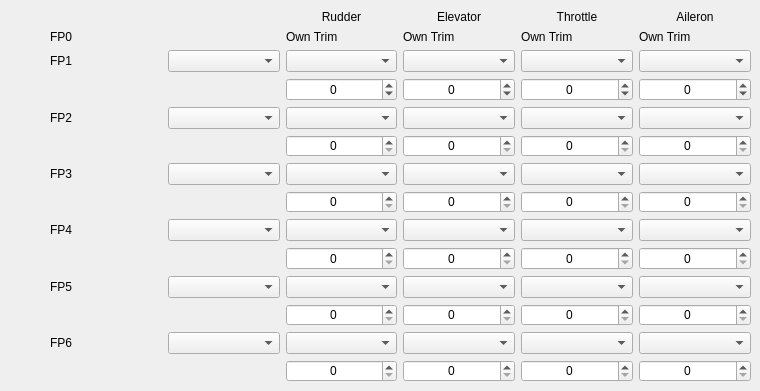
     <widget class="QWidget" name="tab_3">
      <attribute name="title">
       <string>Phases</string>
      </attribute>
      <widget class="QWidget" name="gridLayoutWidget">
       <property name="geometry">
        <rect>
         <x>50</x>
         <y>10</y>
         <width>701</width>
         <height>372</height>
        </rect>
       </property>
       <layout class="QGridLayout" name="gridLayout_30">
        <item row="1" column="0">
         <widget class="QLabel" name="label_147">
          <property name="text">
           <string>FP0</string>
          </property>
         </widget>
        </item>
        <item row="2" column="0">
         <widget class="QLabel" name="label_146">
          <property name="text">
           <string>FP1</string>
          </property>
         </widget>
        </item>
        <item row="4" column="0">
         <widget class="QLabel" name="label_148">
          <property name="text">
           <string>FP2</string>
          </property>
         </widget>
        </item>
        <item row="6" column="0">
         <widget class="QLabel" name="label_149">
          <property name="text">
           <string>FP3</string>
          </property>
         </widget>
        </item>
        <item row="8" column="0">
         <widget class="QLabel" name="label_150">
          <property name="text">
           <string>FP4</string>
          </property>
         </widget>
        </item>
        <item row="10" column="0">
         <widget class="QLabel" name="label_151">
          <property name="text">
           <string>FP5</string>
          </property>
         </widget>
        </item>
        <item row="12" column="0">
         <widget class="QLabel" name="label_152">
          <property name="text">
           <string>FP6</string>
          </property>
         </widget>
        </item>
        <item row="8" column="1">
         <widget class="QComboBox" name="FP4_sw"/>
        </item>
        <item row="6" column="1">
         <widget class="QComboBox" name="FP3_sw"/>
        </item>
        <item row="4" column="1">
         <widget class="QComboBox" name="FP2_sw"/>
        </item>
        <item row="2" column="1">
         <widget class="QComboBox" name="FP1_sw"/>
        </item>
        <item row="10" column="1">
         <widget class="QComboBox" name="FP5_sw"/>
        </item>
        <item row="12" column="1">
         <widget class="QComboBox" name="FP6_sw"/>
        </item>
        <item row="0" column="3">
         <widget class="QLabel" name="label_M1">
          <property name="text">
           <string>Rudder</string>
          </property>
          <property name="alignment">
           <set>Qt::AlignCenter</set>
          </property>
         </widget>
        </item>
        <item row="0" column="4">
         <widget class="QLabel" name="label_M2">
          <property name="text">
           <string>Elevator</string>
          </property>
          <property name="alignment">
           <set>Qt::AlignCenter</set>
          </property>
         </widget>
        </item>
        <item row="0" column="5">
         <widget class="QLabel" name="label_M3">
          <property name="text">
           <string>Throttle</string>
          </property>
          <property name="alignment">
           <set>Qt::AlignCenter</set>
          </property>
         </widget>
        </item>
        <item row="0" column="6">
         <widget class="QLabel" name="label_M4">
          <property name="text">
           <string>Aileron</string>
          </property>
          <property name="alignment">
           <set>Qt::AlignCenter</set>
          </property>
         </widget>
        </item>
        <item row="1" column="3">
         <widget class="QLabel" name="label_157">
          <property name="text">
           <string>Own Trim</string>
          </property>
         </widget>
        </item>
        <item row="1" column="4">
         <widget class="QLabel" name="label_158">
          <property name="text">
           <string>Own Trim</string>
          </property>
         </widget>
        </item>
        <item row="1" column="5">
         <widget class="QLabel" name="label_159">
          <property name="text">
           <string>Own Trim</string>
          </property>
         </widget>
        </item>
        <item row="1" column="6">
         <widget class="QLabel" name="label_160">
          <property name="text">
           <string>Own Trim</string>
          </property>
         </widget>
        </item>
        <item row="2" column="3">
         <widget class="QComboBox" name="FP1_RudCB"/>
        </item>
        <item row="2" column="4">
         <widget class="QComboBox" name="FP1_EleCB"/>
        </item>
        <item row="2" column="5">
         <widget class="QComboBox" name="FP1_ThrCB"/>
        </item>
        <item row="2" column="6">
         <widget class="QComboBox" name="FP1_AilCB"/>
        </item>
        <item row="4" column="3">
         <widget class="QComboBox" name="FP2_RudCB"/>
        </item>
        <item row="4" column="4">
         <widget class="QComboBox" name="FP2_EleCB"/>
        </item>
        <item row="4" column="5">
         <widget class="QComboBox" name="FP2_ThrCB"/>
        </item>
        <item row="4" column="6">
         <widget class="QComboBox" name="FP2_AilCB"/>
        </item>
        <item row="6" column="3">
         <widget class="QComboBox" name="FP3_RudCB"/>
        </item>
        <item row="6" column="4">
         <widget class="QComboBox" name="FP3_EleCB"/>
        </item>
        <item row="6" column="5">
         <widget class="QComboBox" name="FP3_ThrCB"/>
        </item>
        <item row="6" column="6">
         <widget class="QComboBox" name="FP3_AilCB"/>
        </item>
        <item row="8" column="3">
         <widget class="QComboBox" name="FP4_RudCB"/>
        </item>
        <item row="8" column="4">
         <widget class="QComboBox" name="FP4_EleCB"/>
        </item>
        <item row="8" column="5">
         <widget class="QComboBox" name="FP4_ThrCB"/>
        </item>
        <item row="8" column="6">
         <widget class="QComboBox" name="FP4_AilCB"/>
        </item>
        <item row="10" column="3">
         <widget class="QComboBox" name="FP5_RudCB"/>
        </item>
        <item row="10" column="4">
         <widget class="QComboBox" name="FP5_EleCB"/>
        </item>
        <item row="10" column="5">
         <widget class="QComboBox" name="FP5_ThrCB"/>
        </item>
        <item row="10" column="6">
         <widget class="QComboBox" name="FP5_AilCB"/>
        </item>
        <item row="12" column="3">
         <widget class="QComboBox" name="FP6_RudCB"/>
        </item>
        <item row="12" column="4">
         <widget class="QComboBox" name="FP6_EleCB"/>
        </item>
        <item row="12" column="5">
         <widget class="QComboBox" name="FP6_ThrCB"/>
        </item>
        <item row="12" column="6">
         <widget class="QComboBox" name="FP6_AilCB"/>
        </item>
        <item row="3" column="4">
         <widget class="QSpinBox" name="FP1eleTrimSB">
          <property name="alignment">
           <set>Qt::AlignCenter</set>
          </property>
          <property name="accelerated">
           <bool>true</bool>
          </property>
          <property name="minimum">
           <number>-125</number>
          </property>
          <property name="maximum">
           <number>510</number>
          </property>
         </widget>
        </item>
        <item row="3" column="3">
         <widget class="QSpinBox" name="FP1rudTrimSB">
          <property name="alignment">
           <set>Qt::AlignCenter</set>
          </property>
          <property name="accelerated">
           <bool>true</bool>
          </property>
          <property name="minimum">
           <number>-125</number>
          </property>
          <property name="maximum">
           <number>510</number>
          </property>
         </widget>
        </item>
        <item row="3" column="5">
         <widget class="QSpinBox" name="FP1thrTrimSB">
          <property name="alignment">
           <set>Qt::AlignCenter</set>
          </property>
          <property name="accelerated">
           <bool>true</bool>
          </property>
          <property name="minimum">
           <number>-1024</number>
          </property>
          <property name="maximum">
           <number>510</number>
          </property>
         </widget>
        </item>
        <item row="3" column="6">
         <widget class="QSpinBox" name="FP1ailTrimSB">
          <property name="alignment">
           <set>Qt::AlignCenter</set>
          </property>
          <property name="accelerated">
           <bool>true</bool>
          </property>
          <property name="minimum">
           <number>-1024</number>
          </property>
          <property name="maximum">
           <number>510</number>
          </property>
         </widget>
        </item>
        <item row="5" column="3">
         <widget class="QSpinBox" name="FP2rudTrimSB">
          <property name="alignment">
           <set>Qt::AlignCenter</set>
          </property>
          <property name="accelerated">
           <bool>true</bool>
          </property>
          <property name="minimum">
           <number>0</number>
          </property>
          <property name="maximum">
           <number>510</number>
          </property>
         </widget>
        </item>
        <item row="5" column="4">
         <widget class="QSpinBox" name="FP2eleTrimSB">
          <property name="alignment">
           <set>Qt::AlignCenter</set>
          </property>
          <property name="accelerated">
           <bool>true</bool>
          </property>
          <property name="minimum">
           <number>0</number>
          </property>
          <property name="maximum">
           <number>510</number>
          </property>
         </widget>
        </item>
        <item row="5" column="5">
         <widget class="QSpinBox" name="FP2thrTrimSB">
          <property name="alignment">
           <set>Qt::AlignCenter</set>
          </property>
          <property name="accelerated">
           <bool>true</bool>
          </property>
          <property name="minimum">
           <number>0</number>
          </property>
          <property name="maximum">
           <number>510</number>
          </property>
         </widget>
        </item>
        <item row="5" column="6">
         <widget class="QSpinBox" name="FP2ailTrimSB">
          <property name="alignment">
           <set>Qt::AlignCenter</set>
          </property>
          <property name="accelerated">
           <bool>true</bool>
          </property>
          <property name="minimum">
           <number>0</number>
          </property>
          <property name="maximum">
           <number>510</number>
          </property>
         </widget>
        </item>
        <item row="7" column="3">
         <widget class="QSpinBox" name="FP3rudTrimSB">
          <property name="alignment">
           <set>Qt::AlignCenter</set>
          </property>
          <property name="accelerated">
           <bool>true</bool>
          </property>
          <property name="minimum">
           <number>0</number>
          </property>
          <property name="maximum">
           <number>510</number>
          </property>
         </widget>
        </item>
        <item row="7" column="4">
         <widget class="QSpinBox" name="FP3eleTrimSB">
          <property name="alignment">
           <set>Qt::AlignCenter</set>
          </property>
          <property name="accelerated">
           <bool>true</bool>
          </property>
          <property name="minimum">
           <number>0</number>
          </property>
          <property name="maximum">
           <number>510</number>
          </property>
         </widget>
        </item>
        <item row="7" column="5">
         <widget class="QSpinBox" name="FP3thrTrimSB">
          <property name="alignment">
           <set>Qt::AlignCenter</set>
          </property>
          <property name="accelerated">
           <bool>true</bool>
          </property>
          <property name="minimum">
           <number>0</number>
          </property>
          <property name="maximum">
           <number>510</number>
          </property>
         </widget>
        </item>
        <item row="7" column="6">
         <widget class="QSpinBox" name="FP3ailTrimSB">
          <property name="alignment">
           <set>Qt::AlignCenter</set>
          </property>
          <property name="accelerated">
           <bool>true</bool>
          </property>
          <property name="minimum">
           <number>0</number>
          </property>
          <property name="maximum">
           <number>510</number>
          </property>
         </widget>
        </item>
        <item row="9" column="3">
         <widget class="QSpinBox" name="FP4rudTrimSB">
          <property name="alignment">
           <set>Qt::AlignCenter</set>
          </property>
          <property name="accelerated">
           <bool>true</bool>
          </property>
          <property name="minimum">
           <number>0</number>
          </property>
          <property name="maximum">
           <number>510</number>
          </property>
         </widget>
        </item>
        <item row="9" column="4">
         <widget class="QSpinBox" name="FP4eleTrimSB">
          <property name="alignment">
           <set>Qt::AlignCenter</set>
          </property>
          <property name="accelerated">
           <bool>true</bool>
          </property>
          <property name="minimum">
           <number>0</number>
          </property>
          <property name="maximum">
           <number>510</number>
          </property>
         </widget>
        </item>
        <item row="9" column="5">
         <widget class="QSpinBox" name="FP4thrTrimSB">
          <property name="alignment">
           <set>Qt::AlignCenter</set>
          </property>
          <property name="accelerated">
           <bool>true</bool>
          </property>
          <property name="minimum">
           <number>0</number>
          </property>
          <property name="maximum">
           <number>510</number>
          </property>
         </widget>
        </item>
        <item row="9" column="6">
         <widget class="QSpinBox" name="FP4ailTrimSB">
          <property name="alignment">
           <set>Qt::AlignCenter</set>
          </property>
          <property name="accelerated">
           <bool>true</bool>
          </property>
          <property name="minimum">
           <number>0</number>
          </property>
          <property name="maximum">
           <number>510</number>
          </property>
         </widget>
        </item>
        <item row="11" column="3">
         <widget class="QSpinBox" name="FP5rudTrimSB">
          <property name="alignment">
           <set>Qt::AlignCenter</set>
          </property>
          <property name="accelerated">
           <bool>true</bool>
          </property>
          <property name="minimum">
           <number>0</number>
          </property>
          <property name="maximum">
           <number>510</number>
          </property>
         </widget>
        </item>
        <item row="11" column="4">
         <widget class="QSpinBox" name="FP5eleTrimSB">
          <property name="alignment">
           <set>Qt::AlignCenter</set>
          </property>
          <property name="accelerated">
           <bool>true</bool>
          </property>
          <property name="minimum">
           <number>0</number>
          </property>
          <property name="maximum">
           <number>510</number>
          </property>
         </widget>
        </item>
        <item row="11" column="5">
         <widget class="QSpinBox" name="FP5thrTrimSB">
          <property name="alignment">
           <set>Qt::AlignCenter</set>
          </property>
          <property name="accelerated">
           <bool>true</bool>
          </property>
          <property name="minimum">
           <number>0</number>
          </property>
          <property name="maximum">
           <number>510</number>
          </property>
         </widget>
        </item>
        <item row="11" column="6">
         <widget class="QSpinBox" name="FP5ailTrimSB">
          <property name="alignment">
           <set>Qt::AlignCenter</set>
          </property>
          <property name="accelerated">
           <bool>true</bool>
          </property>
          <property name="minimum">
           <number>0</number>
          </property>
          <property name="maximum">
           <number>510</number>
          </property>
         </widget>
        </item>
        <item row="13" column="3">
         <widget class="QSpinBox" name="FP6rudTrimSB">
          <property name="alignment">
           <set>Qt::AlignCenter</set>
          </property>
          <property name="accelerated">
           <bool>true</bool>
          </property>
          <property name="minimum">
           <number>0</number>
          </property>
          <property name="maximum">
           <number>510</number>
          </property>
         </widget>
        </item>
        <item row="13" column="4">
         <widget class="QSpinBox" name="FP6eleTrimSB">
          <property name="alignment">
           <set>Qt::AlignCenter</set>
          </property>
          <property name="accelerated">
           <bool>true</bool>
          </property>
          <property name="minimum">
           <number>0</number>
          </property>
          <property name="maximum">
           <number>510</number>
          </property>
         </widget>
        </item>
        <item row="13" column="5">
         <widget class="QSpinBox" name="FP6thrTrimSB">
          <property name="alignment">
           <set>Qt::AlignCenter</set>
          </property>
          <property name="accelerated">
           <bool>true</bool>
          </property>
          <property name="minimum">
           <number>0</number>
          </property>
          <property name="maximum">
           <number>510</number>
          </property>
         </widget>
        </item>
        <item row="13" column="6">
         <widget class="QSpinBox" name="FP6ailTrimSB">
          <property name="alignment">
           <set>Qt::AlignCenter</set>
          </property>
          <property name="accelerated">
           <bool>true</bool>
          </property>
          <property name="minimum">
           <number>0</number>
          </property>
          <property name="maximum">
           <number>510</number>
          </property>
         </widget>
        </item>
       </layout>
      </widget>
     </widget>
